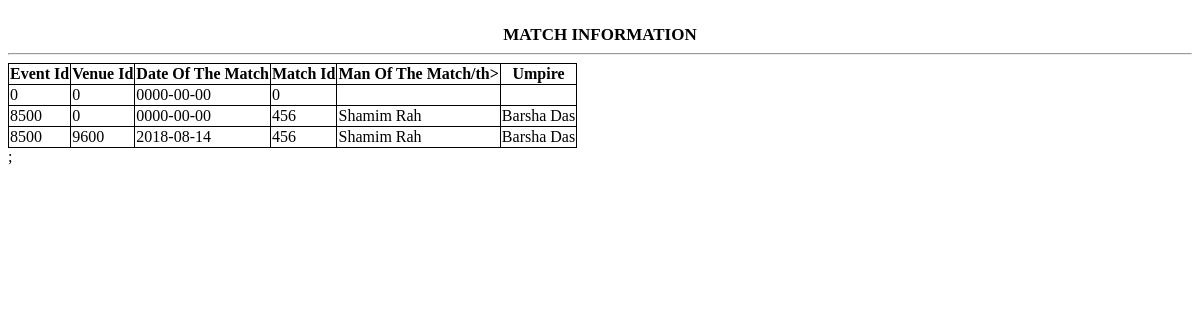
Screenshot of /matchinfoview.php with the database file from the repository.
### tables this page shows
CREATE TABLE `matchinfo` (
  `Event_Id` int(10) NOT NULL,
  `Venue_Id` int(11) NOT NULL,
  `Date_Of_The_Match` date NOT NULL,
  `Match_Id` int(10) NOT NULL,
  `Man_Of_The_Match` varchar(20) NOT NULL,
  `Umpire` varchar(20) NOT NULL
);

### matchinfoview.php (the view, shortened to what this page needs)
<?php
include_once("config.php");
$result = "SELECT S.Event_Id,S.Venue_Id,S.Date_Of_The_Match,S.Match_Id,S.Man_Of_The_Match,S.Umpire
FROM matchinfo S";
$result = mysqli_query($conn, $result);
?>
<!DOCTYPE html>
<html>
<head>
</head>
<body>
<h1>Match Information</h1>
<hr>
<table>
	<tr>
<th>Event Id</th>
<th>Venue Id</th>
<th>Date Of The Match</th>
<th>Match Id</th>
<th>Man Of The Match/th>
<th>Umpire</th>
</tr>
<?php
while($res= mysqli_fetch_array($result)) {
?>
<tr>
<td><?php echo $res['Event_Id'];?></td>
<td><?php echo $res['Venue_Id'];?></td>
<td><?php echo $res['Date_Of_The_Match'];?></td>
<td><?php echo $res['Match_Id'];?></td>
<td><?php echo $res['Man_Of_The_Match'];?></td>
<td><?php echo $res['Umpire'];?></td>
</tr>
<?php
}
?>
</table>
</hr>;
<html>
<body background="https://img00.deviantart.net/8e6e/i/2006/297/0/a/green_background_by_l0rdn1k0n.jpg"></body>
</html>

### matchinfoview.php (style rules this page uses)
table, th, td { border: 1px solid black; border-collapse: collapse; }
h1 { margin: 25px auto 0; text-align: center; text-transform: uppercase; font-size: 17px; }
table td { transition: all .5s; }

### rows the page displays
matchinfo: Event_Id "0", Venue_Id "0", Date_Of_The_Match "0000-00-00", Match_Id "0"
matchinfo: Event_Id "8500", Venue_Id "0", Date_Of_The_Match "0000-00-00", Match_Id "456", Man_Of_The_Match "Shamim Rah", Umpire "Barsha Das"
matchinfo: Event_Id "8500", Venue_Id "9600", Date_Of_The_Match "2018-08-14", Match_Id "456", Man_Of_The_Match "Shamim Rah", Umpire "Barsha Das"
